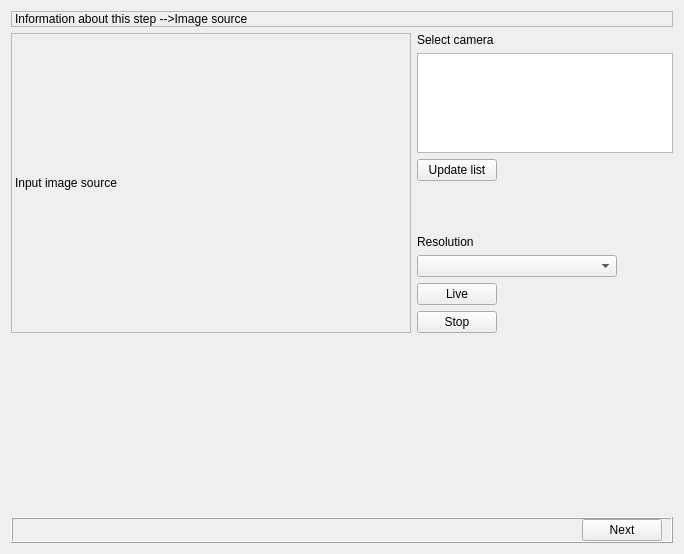
                  <widget class="QWidget" name="imgSrc">
                   <layout class="QGridLayout" name="gridLayout_8">
                    <item row="1" column="0" colspan="2">
                     <widget class="QLabel" name="inputImg">
                      <property name="sizePolicy">
                       <sizepolicy hsizetype="Fixed" vsizetype="Fixed">
                        <horstretch>0</horstretch>
                        <verstretch>0</verstretch>
                       </sizepolicy>
                      </property>
                      <property name="minimumSize">
                       <size>
                        <width>400</width>
                        <height>300</height>
                       </size>
                      </property>
                      <property name="maximumSize">
                       <size>
                        <width>400</width>
                        <height>300</height>
                       </size>
                      </property>
                      <property name="frameShape">
                       <enum>QFrame::StyledPanel</enum>
                      </property>
                      <property name="text">
                       <string>Input image source</string>
                      </property>
                      <property name="scaledContents">
                       <bool>true</bool>
                      </property>
                     </widget>
                    </item>
                    <item row="1" column="2">
                     <layout class="QGridLayout" name="gridLayout_7">
                      <item row="4" column="0">
                       <widget class="QLabel" name="label_28">
                        <property name="text">
                         <string>Resolution</string>
                        </property>
                       </widget>
                      </item>
                      <item row="5" column="0" colspan="2">
                       <widget class="QComboBox" name="comboBox_3">
                        <property name="sizePolicy">
                         <sizepolicy hsizetype="Fixed" vsizetype="Fixed">
                          <horstretch>0</horstretch>
                          <verstretch>0</verstretch>
                         </sizepolicy>
                        </property>
                        <property name="minimumSize">
                         <size>
                          <width>200</width>
                          <height>0</height>
                         </size>
                        </property>
                       </widget>
                      </item>
                      <item row="7" column="0" colspan="2">
                       <widget class="QPushButton" name="btnStopImg">
                        <property name="sizePolicy">
                         <sizepolicy hsizetype="Fixed" vsizetype="Fixed">
                          <horstretch>0</horstretch>
                          <verstretch>0</verstretch>
                         </sizepolicy>
                        </property>
                        <property name="text">
                         <string>Stop</string>
                        </property>
                       </widget>
                      </item>
                      <item row="1" column="0" colspan="2">
                       <widget class="QListView" name="listView">
                        <property name="sizePolicy">
                         <sizepolicy hsizetype="Fixed" vsizetype="Fixed">
                          <horstretch>0</horstretch>
                          <verstretch>0</verstretch>
                         </sizepolicy>
                        </property>
                        <property name="minimumSize">
                         <size>
                          <width>0</width>
                          <height>100</height>
                         </size>
                        </property>
                        <property name="maximumSize">
                         <size>
                          <width>16777215</width>
                          <height>100</height>
                         </size>
                        </property>
                       </widget>
                      </item>
                      <item row="6" column="0" colspan="2">
                       <widget class="QPushButton" name="btnLiveImg">
                        <property name="sizePolicy">
                         <sizepolicy hsizetype="Fixed" vsizetype="Fixed">
                          <horstretch>0</horstretch>
                          <verstretch>0</verstretch>
                         </sizepolicy>
                        </property>
                        <property name="text">
                         <string>Live</string>
                        </property>
                       </widget>
                      </item>
                      <item row="0" column="0">
                       <widget class="QLabel" name="labelCombo">
                        <property name="text">
                         <string>Select camera</string>
                        </property>
                       </widget>
                      </item>
                      <item row="2" column="0" colspan="2">
                       <widget class="QPushButton" name="btnUpdateList">
                        <property name="sizePolicy">
                         <sizepolicy hsizetype="Fixed" vsizetype="Fixed">
                          <horstretch>0</horstretch>
                          <verstretch>0</verstretch>
                         </sizepolicy>
                        </property>
                        <property name="text">
                         <string>Update list</string>
                        </property>
                       </widget>
                      </item>
                      <item row="3" column="1">
                       <spacer name="verticalSpacer_2">
                        <property name="orientation">
                         <enum>Qt::Vertical</enum>
                        </property>
                        <property name="sizeType">
                         <enum>QSizePolicy::Expanding</enum>
                        </property>
                        <property name="sizeHint" stdset="0">
                         <size>
                          <width>15</width>
                          <height>0</height>
                         </size>
                        </property>
                       </spacer>
                      </item>
                     </layout>
                    </item>
                    <item row="2" column="1">
                     <spacer name="verticalSpacer_5">
                      <property name="orientation">
                       <enum>Qt::Vertical</enum>
                      </property>
                      <property name="sizeHint" stdset="0">
                       <size>
                        <width>20</width>
                        <height>178</height>
                       </size>
                      </property>
                     </spacer>
                    </item>
                    <item row="3" column="0" colspan="3">
                     <widget class="QFrame" name="frame_4">
                      <property name="sizePolicy">
                       <sizepolicy hsizetype="Preferred" vsizetype="Fixed">
                        <horstretch>0</horstretch>
                        <verstretch>0</verstretch>
                       </sizepolicy>
                      </property>
                      <property name="frameShape">
                       <enum>QFrame::Box</enum>
                      </property>
                      <property name="frameShadow">
                       <enum>QFrame::Raised</enum>
                      </property>
                      <layout class="QHBoxLayout" name="horizontalLayout_10">
                       <property name="topMargin">
                        <number>0</number>
                       </property>
                       <property name="bottomMargin">
                        <number>0</number>
                       </property>
                       <item>
                        <spacer name="horizontalSpacer_12">
                         <property name="orientation">
                          <enum>Qt::Horizontal</enum>
                         </property>
                         <property name="sizeHint" stdset="0">
                          <size>
                           <width>40</width>
                           <height>20</height>
                          </size>
                         </property>
                        </spacer>
                       </item>
                       <item>
                        <widget class="QPushButton" name="btnNextCamSeq">
                         <property name="sizePolicy">
                          <sizepolicy hsizetype="Minimum" vsizetype="Fixed">
                           <horstretch>0</horstretch>
                           <verstretch>0</verstretch>
                          </sizepolicy>
                         </property>
                         <property name="layoutDirection">
                          <enum>Qt::LeftToRight</enum>
                         </property>
                         <property name="text">
                          <string>Next</string>
                         </property>
                        </widget>
                       </item>
                      </layout>
                     </widget>
                    </item>
                    <item row="0" column="0" colspan="3">
                     <widget class="QLabel" name="lableInfoSteps">
                      <property name="frameShape">
                       <enum>QFrame::StyledPanel</enum>
                      </property>
                      <property name="text">
                       <string>Information about this step --&gt;Image source</string>
                      </property>
                     </widget>
                    </item>
                   </layout>
                  </widget>
